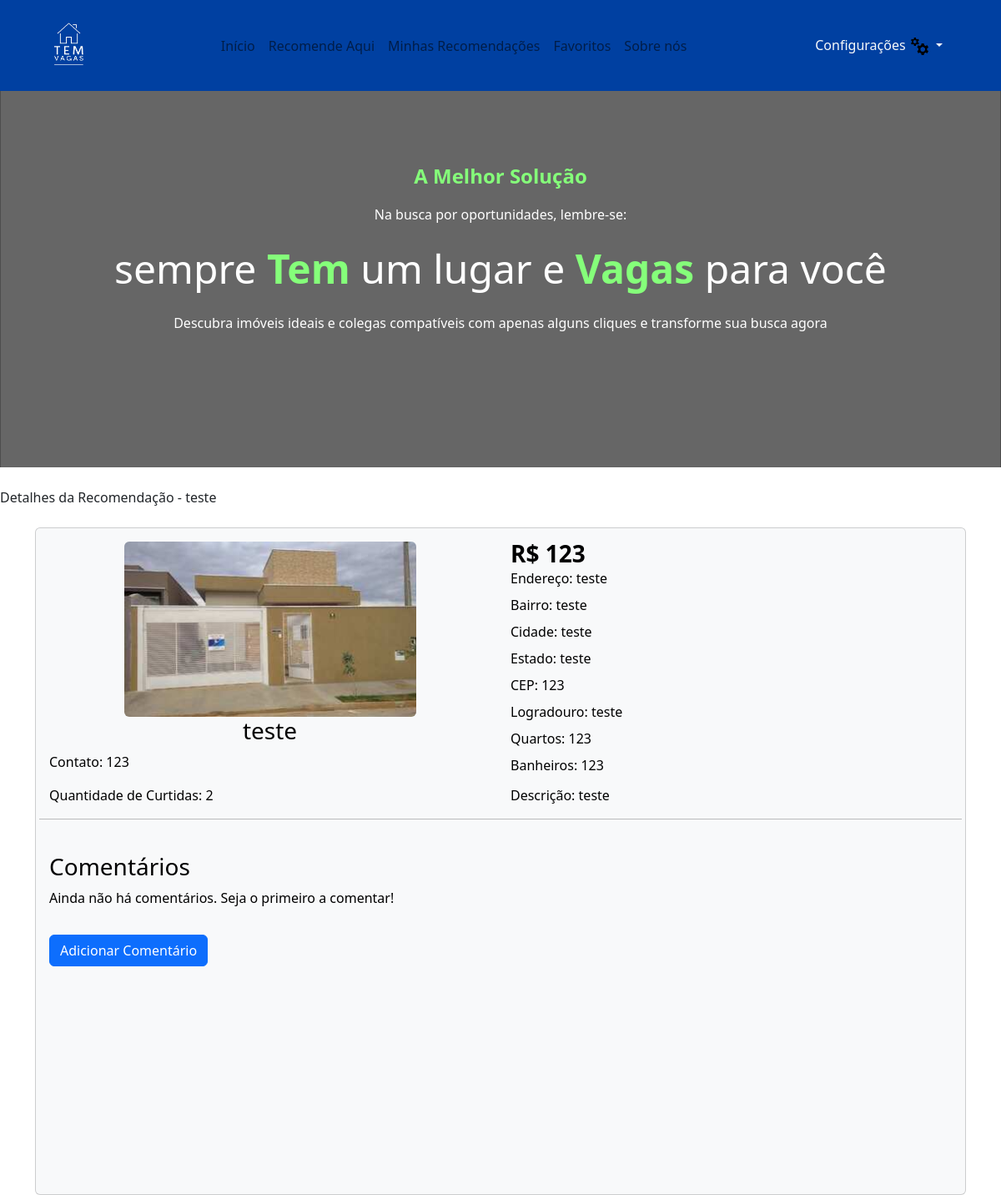
Page /recommendation-detail/9/ (signed in) on the committed database.
### posts_app/models.py (models this page shows, shortened)
class recomendacoes(models.Model):
    nome = models.CharField(max_length=100)
    telefone = models.IntegerField()
    tipo_imovel = models.CharField(max_length=100)
    endereco = models.CharField(max_length=255)
    logradouro = models.CharField(max_length=255)
    numero = models.IntegerField()
    bairro = models.CharField(max_length=255)
    cidade = models.CharField(max_length=255)
    estado = models.CharField(max_length=255)
    cep = models.IntegerField()
    valor_aluguel = models.IntegerField()
    quantidade_quartos = models.IntegerField()
    quantidade_banheiros = models.IntegerField()
    descricao = models.TextField()
    image = models.ImageField(upload_to='images/', blank=True, null=True)
    create_at = models.DateTimeField(auto_now_add=True)
    owner = models.ForeignKey(get_user_model(), on_delete=models.CASCADE, null=True)
    curtidas = models.ManyToManyField(get_user_model(), through='Curtida', related_name='curtidas')
    favoritos = models.ManyToManyField(get_user_model(), through='Favorito', related_name='favoritos')
    class Meta:
        verbose_name = 'Imovel'
        verbose_name_plural = 'Imoveis'
        ordering = ['id']

### posts_app/views.py (the view)
# urls.py: path('recommendation-detail/<int:id>/', views.recommendation_detail, name='recommendation-detail'),
@login_required
def recommendation_detail(request, id):
    template_name = 'recommendation-detail.html'  # template
    post = recomendacoes.objects.get(id=id)  # Metodo Get
    context = {  # cria context para chamar no template
        'imovel': post
    }
    return render(request, template_name, context)  # render

### posts_app/templates/recommendation-detail.html (shortened to what this page needs)
{% include '_navbar.html' %}
<link href="https://cdn.jsdelivr.net/npm/bootstrap@5.2.3/dist/css/bootstrap.min.css" rel="stylesheet">
{% block title %}
{% if imovel %}
Detalhes da Recomendação - {{ imovel.nome }}
{% else %}
Adicionar Comentário
{% endif %}
{% endblock %}
{% block content %}
{% if imovel %}
<div class="container mt-4">
   <div class="text-start">
      <div class="card h-100 text-bg-light">
         <div class="card-body">
            <div class="row">
               <div class="col-md-6">
                  <div class="text-center">
                     <img class="rounded" src="{{imovel.image.url}}" width="350" alt="Imagem do Imóvel">
                  </div>
                  <figcaption class="text-center">
                     <h3>{{imovel.nome}}</h3>
                  </figcaption>
                  <p >Contato: {{imovel.telefone}}</p>
                  <p >Quantidade de Curtidas: <span id="numero_curtidas_{{ imovel.id }}">{{ imovel.curtidas.count }}</span></p>
               </div>
               <div class="col-md-6">
                  <h3 class="lh-1 fw-bold">R$ {{imovel.valor_aluguel}}</h3>
                  <p class="lh-1">Endereço: {{imovel.endereco}}</p>
                  <p class="lh-1">Bairro: {{imovel.bairro}}</p>
                  <p class="lh-1">Cidade: {{imovel.cidade}}</p>
                  <p class="lh-1">Estado: {{imovel.estado}}</p>
                  <p class="lh-1">CEP: {{imovel.cep}}</p>
                  <p class="lh-1">Logradouro: {{imovel.logradouro}}</p>
                  <p class="lh-1">Quartos: {{imovel.quantidade_quartos}}</p>
                  <p class="lh-1">Banheiros: {{imovel.quantidade_banheiros}}</p>
                  <p class="overflow-y-auto">Descrição: {{imovel.descricao}}</p>
               </div>
               <hr>
               <div class="mt-4">
                  <h3>Comentários</h3>
                  {% if imovel.comentarios.all %}
                  <ul class="list-group">
                     {% for comentario in imovel.comentarios.all %}
                     <li class="list-group-item">
                        <div class="d-flex justify-content-between align-items-center">
                           <div>
                              <strong>{{ comentario.usuario.username }}</strong>: {{ comentario.texto }}
                           </div>
                           {% if comentario.usuario == request.user %}
                           <div class="btn-group">
                              <a href="{% url 'editar-comentario' comentario.id %}" class="btn btn-warning btn-sm">Editar</a>
                              <button type="button" class="btn btn-danger btn-sm" data-bs-toggle="modal" data-bs-target="#confirmacaoExclusaoComentario{{ comentario.id }}">
                              Excluir
                              </button>
                           </div>
                           <div class="modal fade" id="confirmacaoExclusaoComentario{{ comentario.id }}" tabindex="-1" aria-labelledby="confirmacaoExclusaoComentarioLabel{{ comentario.id }}" aria-hidden="true">
                              <div class="modal-dialog">
                                 <div class="modal-content">
                                    <div class="modal-header">
                                       <h5 class="modal-title" id="confirmacaoExclusaoComentarioLabel{{ comentario.id }}">Confirmar Exclusão</h5>
                                       <button type="button" class="btn-close" data-bs-dismiss="modal" aria-label="Fechar"></button>
                                    </div>
                                    <div class="modal-body">
                                       Tem certeza de que deseja excluir este comentário?
                                    </div>
                                    <div class="modal-footer">
                                       <button type="button" class="btn btn-secondary" data-bs-dismiss="modal">Cancelar</button>
                                       <a href="{% url 'excluir-comentario' comentario.id %}" class="btn btn-danger">Excluir</a>
                                    </div>
                                 </div>
                              </div>
                           </div>
                           {% endif %}
                        </div>
                     </li>
                     {% endfor %}
                  </ul>
                  {% else %}
                  <p>Ainda não há comentários. Seja o primeiro a comentar!</p>
                  {% endif %}
                  <form method="post" action="{% url 'adicionar-comentario' id=imovel.id %}">
                     <button type="submit" class="btn btn-primary mt-3">Adicionar Comentário</button>
                  </form>
               </div>
            </div>
         </div>
      </div>
   </div>
</div>
{% endif %}
{% endblock %}

### rows in the picture
recomendacoes: nome "teste", image (picture), telefone "123", curtidas.count "2", valor_aluguel "123", endereco "teste", bairro "teste", cidade "teste", estado "teste", cep "123", logradouro "teste", quantidade_quartos "123", quantidade_banheiros "123", descricao "teste"
